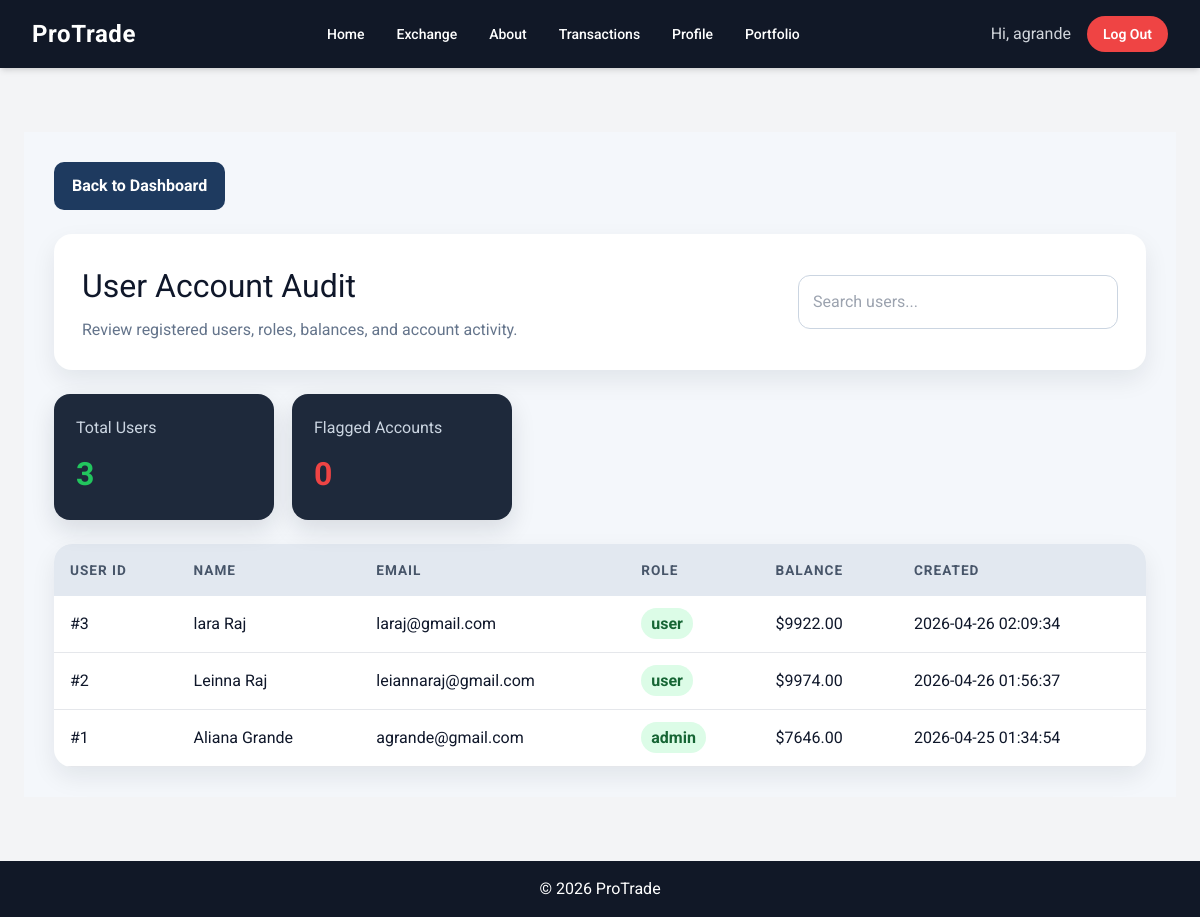
Page /admin/users (signed in) on the committed database.
### tables this page shows
CREATE TABLE users (
  id INTEGER PRIMARY KEY AUTOINCREMENT,
  first_name TEXT NOT NULL,
  last_name TEXT NOT NULL,
  username TEXT NOT NULL UNIQUE,
  email TEXT NOT NULL UNIQUE,
  phone TEXT NOT NULL,
  password_hash TEXT NOT NULL,
  role TEXT NOT NULL DEFAULT 'user',
  cash_balance REAL NOT NULL DEFAULT 10000,
  created_at TEXT DEFAULT CURRENT_TIMESTAMP
);

### app.py (the view)
@app.route("/admin/users")
def admin_users():
    if session.get("role") != "admin":
        flash("Admins only.", "error")
        return redirect(url_for("login"))
    conn = get_db()
    users = conn.execute("""
        SELECT id, first_name, last_name, username, email, role, cash_balance, created_at
        FROM users
        ORDER BY id DESC
    """).fetchall()
    conn.close()
    return render_template("admin_users.html", users=users)

### app.py (called while the page is built)
def get_db():
    conn = sqlite3.connect("database.db")
    conn.row_factory = sqlite3.Row
    return conn

### templates/admin_users.html (shortened to what this page needs)
{% extends "layout.html" %}
{% block page_css %}
<link rel="stylesheet" href="{{ url_for('static', filename='useraudit.css') }}">
{% endblock %}
{% block content %}
<div class="audit-wrapper">
    <a href="{{ url_for('admin2') }}" class="btn-back">Back to Dashboard</a>
    <header class="audit-header">
        <div>
            <h1>User Account Audit</h1>
            <p>Review registered users, roles, balances, and account activity.</p>
        </div>
        <input type="text" id="userSearch" placeholder="Search users..." onkeyup="filterUsers()">
    </header>
    <div class="audit-stats">
        <div class="audit-card">
            <span>Total Users</span>
            <strong>{{ users|length }}</strong>
        </div>
        <div class="audit-card warning">
            <span>Flagged Accounts</span>
            <strong>0</strong>
        </div>
    </div>
    <div class="table-container">
        <table id="usersTable">
            <thead>
                <tr>
                    <th>User ID</th>
                    <th>Name</th>
                    <th>Email</th>
                    <th>Role</th>
                    <th>Balance</th>
                    <th>Created</th>
                </tr>
            </thead>
            <tbody>
                {% for user in users %}
                <tr>
                    <td>#{{ user.id }}</td>
                    <td>{{ user.first_name }} {{ user.last_name }}</td>
                    <td>{{ user.email }}</td>
                    <td><span class="role-badge">{{ user.role }}</span></td>
                    <td>${{ "%.2f"|format(user.cash_balance) }}</td>
                    <td>{{ user.created_at }}</td>
                </tr>
                {% endfor %}
            </tbody>
        </table>
    </div>
</div>
{% endblock %}

### templates/layout.html (shortened to what this page needs)
<!DOCTYPE html>
<html lang="en">
<head>
    <script src="https://cdn.tailwindcss.com"></script>
    <link rel="stylesheet" href="{{ url_for('static', filename='style1.css') }}">
    {% block page_css %}{% endblock %}
</head>
<body class="bg-gray-100 flex flex-col min-h-screen">
   <nav class="bg-gray-900 text-white px-8 py-4 flex items-center justify-between shadow-md sticky top-0 z-50">
    <div class="text-2xl font-bold tracking-wide">
        <a href="/" class="hover:text-green-400 transition">ProTrade</a>
    </div>
    <div class="flex items-center space-x-8 text-sm font-medium">
        <a href="/" class="hover:text-green-400 transition">Home</a>
        <a href="/exchange" class="hover:text-green-400 transition">Exchange</a>
        <a href="/aboutus" class="hover:text-green-400 transition">About</a>
        <a href="/transactions" class="hover:text-green-400 transition">Transactions</a>
        <a href="/profile" class="hover:text-green-400 transition">Profile</a>
        <a href="/portfolio" class="hover:text-green-400 transition">Portfolio</a>
    </div>
    <div class="flex items-center space-x-4">
        {% if session.get("user_id") %}
            <span class="text-gray-300">Hi, {{ session["username"] }}</span>
            <a href="/logout"
               class="bg-red-500 hover:bg-red-600 px-4 py-2 rounded-full text-sm font-semibold transition">
               Log Out
            </a>
        {% endif %}
    </div>
</nav>
    <main class="flex-grow w-full mx-auto p-6">
        {% block content %}{% endblock %}
    </main>
    <footer class="bg-gray-900 text-white text-center p-4">
        &copy; 2026 ProTrade
    </footer>
</body>
</html>

### static/style1.css (style rules this page uses)
* { margin: 0px; padding: 0px; box-sizing: border-box; font-family: 'Roboto', sans-serif; }
body { background-color: #f2f2f2; }
strong { font-weight: 700; }

### static/useraudit.css (style rules this page uses)
.audit-wrapper { max-width: 1200px; margin: 40px auto; padding: 30px; background: #f4f7fb; color: #0f172a; }
.btn-back { display: inline-block; background: #1e3a5f; color: white; text-decoration: none; padding: 12px 18px; border-radius: 10px; font-weight: 700; margin-bottom: 24px; }
.audit-header { background: white; padding: 28px; border-radius: 18px; box-shadow: 0 10px 25px rgba(15, 23, 42, 0.08); display: flex; justify-content: space-between; gap: 24px; align-items: center; margin-bottom: 24px; }
.audit-header h1 { margin: 0; font-size: 2rem; }
.audit-header p { color: #64748b; margin-top: 8px; }
#userSearch { width: 320px; padding: 14px; border-radius: 12px; border: 1px solid #cbd5e1; font-size: 1rem; }
.audit-stats { display: grid; grid-template-columns: repeat(2, 220px); gap: 18px; margin-bottom: 24px; }
.audit-card { background: #1e293b; color: white; padding: 22px; border-radius: 16px; box-shadow: 0 10px 25px rgba(15, 23, 42, 0.12); }
.audit-card span { display: block; color: #cbd5e1; margin-bottom: 10px; }
.audit-card strong { font-size: 2rem; color: #22c55e; }
.audit-card.warning strong { color: #ef4444; }
.table-container { background: white; border-radius: 18px; overflow: hidden; box-shadow: 0 10px 25px rgba(15, 23, 42, 0.08); }
table { width: 100%; border-collapse: collapse; }
th { background: #e2e8f0; color: #475569; text-align: left; padding: 16px; font-size: 0.85rem; letter-spacing: 1px; text-transform: uppercase; }
td { padding: 16px; border-bottom: 1px solid #e5e7eb; }
.role-badge { background: #dcfce7; color: #166534; padding: 6px 10px; border-radius: 999px; font-weight: 700; }

### rows in the picture
users: username "agrande", id "1", first_name "Aliana", last_name "Grande", email "agrande@gmail.com", role "admin", cash_balance "7646.00", created_at "2026-04-25 01:34:54"
users: id "3", first_name "lara", last_name "Raj", email "laraj@gmail.com", role "user", cash_balance "9922.00", created_at "2026-04-26 02:09:34"
users: id "2", first_name "Leinna", last_name "Raj", email "leiannaraj@gmail.com", role "user", cash_balance "9974.00", created_at "2026-04-26 01:56:37"

### other values in the picture
{{ users|length }} "3"
